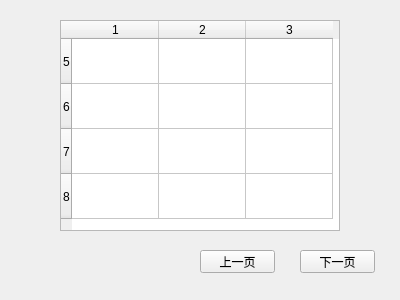
<?xml version="1.0" encoding="UTF-8"?>
<ui version="4.0">
 <class>replacelist2</class>
 <widget class="QWidget" name="replacelist2">
  <property name="geometry">
   <rect>
    <x>0</x>
    <y>0</y>
    <width>400</width>
    <height>300</height>
   </rect>
  </property>
  <property name="windowTitle">
   <string>Form</string>
  </property>
  <widget class="QTableWidget" name="tableWidget">
   <property name="geometry">
    <rect>
     <x>60</x>
     <y>20</y>
     <width>280</width>
     <height>211</height>
    </rect>
   </property>
   <property name="rowCount">
    <number>4</number>
   </property>
   <property name="columnCount">
    <number>3</number>
   </property>
   <attribute name="horizontalHeaderDefaultSectionSize">
    <number>87</number>
   </attribute>
   <attribute name="verticalHeaderDefaultSectionSize">
    <number>45</number>
   </attribute>
   <row>
    <property name="text">
     <string>5</string>
    </property>
   </row>
   <row>
    <property name="text">
     <string>6</string>
    </property>
   </row>
   <row>
    <property name="text">
     <string>7</string>
    </property>
   </row>
   <row>
    <property name="text">
     <string>8</string>
    </property>
   </row>
   <column/>
   <column/>
   <column/>
  </widget>
  <widget class="QPushButton" name="pushButton">
   <property name="geometry">
    <rect>
     <x>200</x>
     <y>250</y>
     <width>75</width>
     <height>23</height>
    </rect>
   </property>
   <property name="text">
    <string>上一页</string>
   </property>
  </widget>
  <widget class="QPushButton" name="pushButton_2">
   <property name="geometry">
    <rect>
     <x>300</x>
     <y>250</y>
     <width>75</width>
     <height>23</height>
    </rect>
   </property>
   <property name="text">
    <string>下一页</string>
   </property>
  </widget>
 </widget>
 <resources/>
 <connections/>
</ui>
